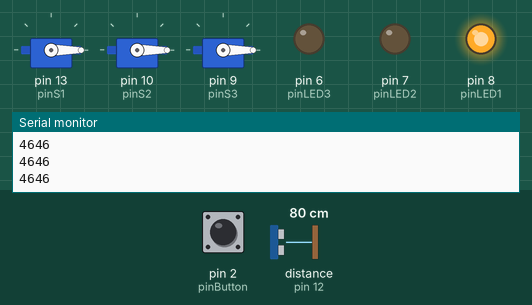
The sketch below on a simulated Arduino Uno, built with avr-gcc and run on an emulated ATmega328P. On the bench: 3 × servo, output pins drawn as LEDs (lit = HIGH), the last lines printed to the serial monitor. Wiring (inferred from the names in the program): ultrasonic range finder: trigger pin 11; echo pin 12. The inputs (shaded band) are chosen by the test bench; at power-on: distance to the obstacle (sensor on pin 12) 80 cm, pin 2 (pinButton) LOW. The echo pulse lasts 58.3 µs per cm; pins used as bus, display or sensor lines are not drawn.

Above: at 1.2 s.
1.3 s: distance to the obstacle (sensor on pin 12) set to 7 cm
2.8 s: distance to the obstacle (sensor on pin 12) set to 4 cm
At 3.5 s:
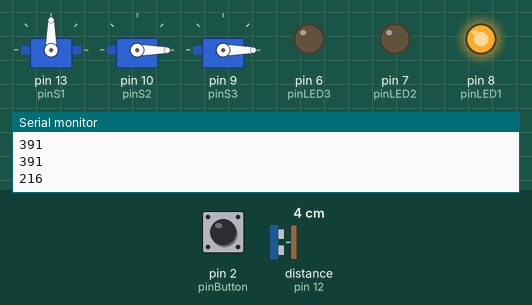
5.8 s: pin 2 (pinButton) pulled HIGH for 0.2 s
At 8.0 s:
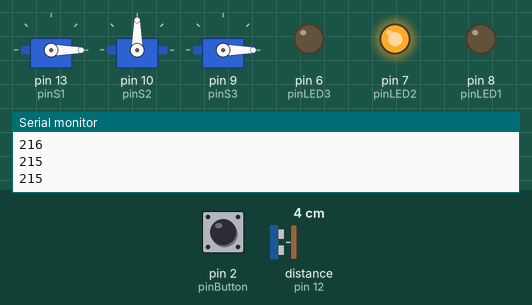
9.0 s: pin 2 (pinButton) pulled HIGH for 1 s
At 10.3 s:
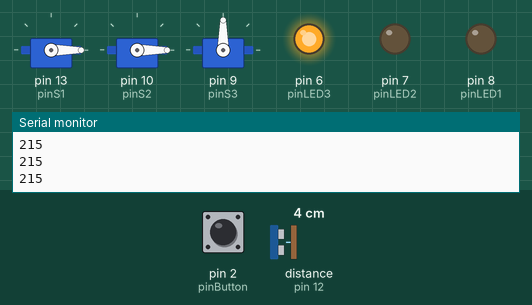
13.0 s: pin 2 (pinButton) pulled HIGH for 3.2 s
At 14.9 s:
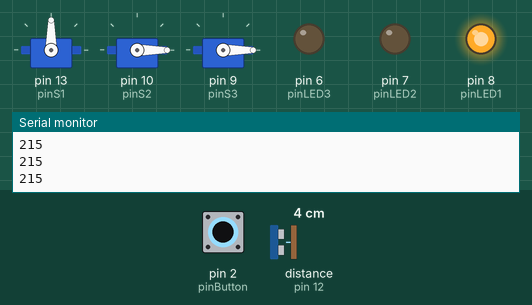
19.2 s: distance to the obstacle (sensor on pin 12) set to 9 cm
At 21.0 s:
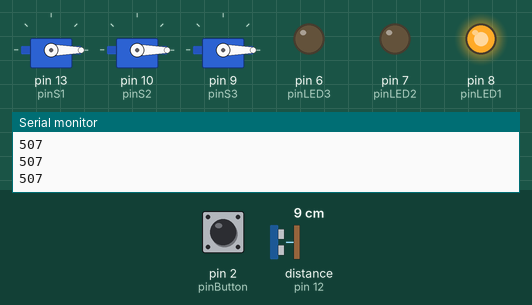
Timing chart, 0 to 22.4 s (numbered marks = the images above; inputs shaded):
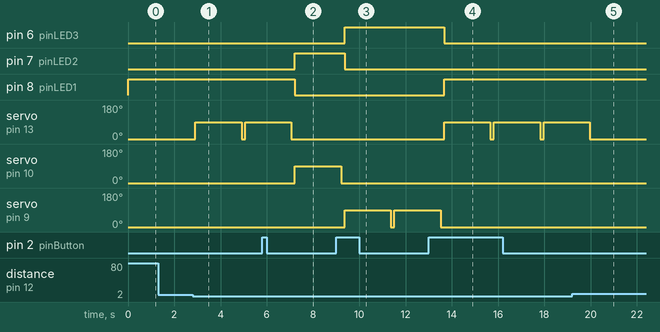

Measured:
- the behaviour switches between 6 and 5 cm on distance to the obstacle (sensor on pin 12) (found by bisection; images 0 and 1)
- after the input at 2.8 s, servo on pin 13 (pinS1): 0° → 90° after 0.11 s, → 0° 2.0 s later, → 90° 0.15 s later
- after the input at 5.8 s, pin 7 (pinLED2): LOW → HIGH after 1.4 s; pin 8 (pinLED1): HIGH → LOW after 1.4 s; servo on pin 13 (pinS1): goes on until 7.1 s, then stays 0°; servo on pin 10 (pinS2): 0° → 90° after 1.4 s
- after the input at 9.0 s, pin 6 (pinLED3): LOW → HIGH after 0.37 s; pin 7 (pinLED2): HIGH → LOW after 0.37 s; servo on pin 10 (pinS2): goes on until 9.2 s, then stays 0°; servo on pin 9 (pinS3): 0° → 90° after 0.37 s, → 0° 2.0 s later, → 90° 0.15 s later
- after the input at 13.0 s, pin 6 (pinLED3): HIGH → LOW after 0.67 s; pin 8 (pinLED1): LOW → HIGH after 0.67 s; servo on pin 13 (pinS1): alternates 90° for 2.0 s and 0° for 0.15 s, starting after 0.67 s; servo on pin 9 (pinS3): goes on until 13.5 s, then stays 0°
- after the input at 19.2 s, servo on pin 13 (pinS1): goes on until 20.0 s, then stays 0°

The sketch:

CandyDispenser.ino
```cpp
//Candy Dispenser with three seperate containers and button for candy selection
//Components: 3x Servo Motor, 3x LED, 3x 330 Ohm Resistor, Pushbutton, Ultrasonic Sensor
//Pins Servos: 9, 10, 13
//Pins LEDs: 8, 7, 6
//Pin Pushbutton: 2
//Pins Ultrasonic Sensor: 11, 12

//All Servos
#include <Servo.h> //Servo motor library
const int servoOpen = 90; //Angle of Servo when dispenser open
const int servoClosed = 0; //Angle of Servo when dispenser closed

//Servo One
const int pinS1 = 13;
Servo servo1;

//Servo Two
const int pinS2 = 10;
Servo servo2;

//Servo Three
const int pinS3 = 9;
Servo servo3;

//LEDs
const int pinLED1 = 8;
const int pinLED2 = 7;
const int pinLED3 = 6;

//Pushbutton
const int pinButton = 2;
volatile int buttonStateOld = 1; // 0 = pressed, 1 = not pressed
volatile int buttonStateNew;

//Ultrasonic Sensor
const int trigPin = 11; //sends Ping
const int echoPin = 12; //receives Ping
int pingTime; //time the Ping needs to travel
const int microDelay = 10;

//General
volatile int candyMode = 0; // 0 - 1 - 2, used to choose between different candy containers
const int candyLED[] = {pinLED1, pinLED2, pinLED3}; //LED of chosen container
const int candyOff1[] = {pinLED2, pinLED3, pinLED1}; //LED of one of the non-chosen containers
const int candyOff2[] = {pinLED3, pinLED1, pinLED2}; //LED of the other non-chosen container
const int openTime = 2000; //time the dispenser stays open
const int delayTime = 150; //increase for troubleshooting
const int pingTimeLimit = 280; //time it should take the ping to travel if dispenser activated

//Interrupt -> gets called every time button gets pressed and released
void buttonISR()
{
  candyMode = (candyMode + 1) % 3;
}


void setup() {
  Serial.begin(9600); //for Troubleshooting

  //Servos
  servo1.attach(pinS1);
  servo2.attach(pinS2);
  servo3.attach(pinS3);

  //LEDs
  pinMode(pinLED1, OUTPUT);
  pinMode(pinLED2, OUTPUT);
  pinMode(pinLED3, OUTPUT);

  //Pushbotton
  pinMode(pinButton, INPUT);

  //Ultrasonic Sensor
  pinMode(trigPin, OUTPUT);
  pinMode(echoPin, INPUT);

  //Interrupt
  attachInterrupt(digitalPinToInterrupt(pinButton), buttonISR, RISING);
}


void loop() {

  //reset
  servo1.write(servoClosed);
  servo2.write(servoClosed);
  servo3.write(servoClosed);

  //controlling LEDs
  digitalWrite(candyLED[candyMode], HIGH);
  digitalWrite(candyOff1[candyMode], LOW);
  digitalWrite(candyOff2[candyMode], LOW);

  //checking the ultrasonic sensor
  digitalWrite(trigPin, LOW);
  delayMicroseconds(microDelay);
  digitalWrite(trigPin, HIGH);
  delayMicroseconds(microDelay);
  digitalWrite(trigPin, LOW);
  pingTime = pulseIn(echoPin, HIGH);

  Serial.println(pingTime);

  //checking if candy is to be dispensed
  if (pingTime < pingTimeLimit)
  {
    switch (candyMode)
    {
      case 0: //Opens first Candy Container
        servo1.write(servoOpen);
        delay(openTime);
        servo1.write(servoClosed); //closes container again
        break;

      case 1: //Opens second Candy Container
        servo2.write(servoOpen);
        delay(openTime);
        servo2.write(servoClosed); //closes container again
        break;

      case 2: //Opens third Candy Container
        servo3.write(servoOpen);
        delay(openTime);
        servo3.write(servoClosed); //closes container again
        break;
    }
  }

  delay(delayTime); //increase for troubleshooting
}
```
